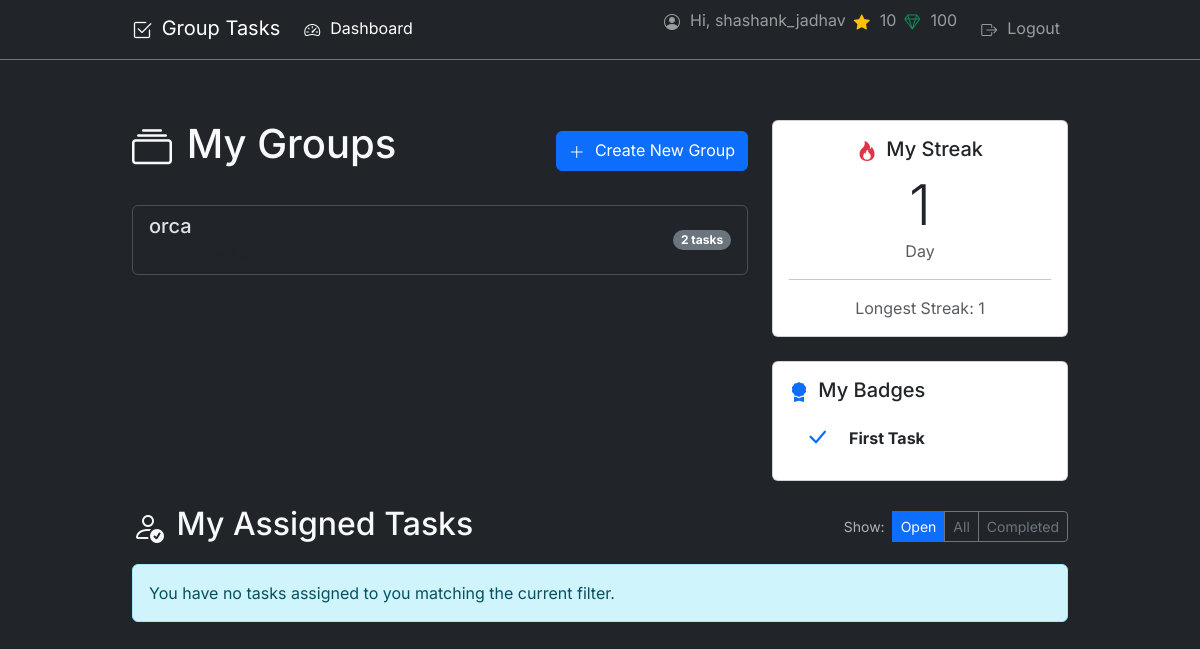
The page / (signed in) on the database its author committed.
### tasks/models.py (models this page shows, shortened)
class Profile(models.Model):
    user = models.OneToOneField(User, on_delete=models.CASCADE)
    coins = models.IntegerField(default=100)
    points = models.IntegerField(default=0)
    current_streak = models.IntegerField(default=0)
    longest_streak = models.IntegerField(default=0)
    last_completion_date = models.DateField(null=True, blank=True)
    badges = models.ManyToManyField(Badge, blank=True)

class Group(models.Model):
    name = models.CharField(max_length=100)
    description = models.TextField(blank=True, null=True)
    owner = models.ForeignKey(
        User,
        related_name='owned_groups',
        on_delete=models.CASCADE
    )
    members = models.ManyToManyField(
        User,
        related_name='task_groups'
    )
    created_at = models.DateTimeField(auto_now_add=True)

class Badge(models.Model):
    name = models.CharField(max_length=100, unique=True)
    description = models.TextField()
    icon_class = models.CharField(max_length=50, help_text="e.g., 'bi-star-fill'") # Bootstrap icon class

### tasks/views.py (the view)
# urls.py: path('', views.dashboard, name='dashboard'),
@login_required
def dashboard(request):
    user = request.user
    if not hasattr(user, 'profile'):
        Profile.objects.create(user=user)
    user_groups = Group.objects.filter(members=user).order_by('name')
    status_filter = request.GET.get('status', 'open')
    assigned_tasks_queryset = Task.objects.filter(
        assigned_to=user,
        group__in=user_groups
    )
    if status_filter == 'open':
        assigned_tasks_queryset = assigned_tasks_queryset.exclude(status=Task.STATUS_COMPLETE)
    elif status_filter == 'completed':
        assigned_tasks_queryset = assigned_tasks_queryset.filter(status=Task.STATUS_COMPLETE)
    if status_filter == 'completed':
         assigned_tasks_queryset = assigned_tasks_queryset.order_by('-updated_at')
    else:
        assigned_tasks_queryset = assigned_tasks_queryset.order_by(models.F('due_date').asc(nulls_last=True), 'created_at')
    user_badges = user.profile.badges.all()
    context = {
        'groups': user_groups,
        'assigned_tasks': assigned_tasks_queryset,
        'current_status_filter': status_filter,
        'user_badges': user_badges,
    }
    return render(request, 'tasks/dashboard.html', context)

### tasks/templates/tasks/dashboard.html (shortened to what this page needs)
{% extends "layout.html" %}
{% block content %}
<div class="row">
    <div class="col-md-8">
        <div class="d-flex justify-content-between align-items-center mb-4">
            <h1 class="text-light"><i class="bi bi-collection"></i> My Groups</h1>
            <a href="{% url 'tasks:group_create' %}" class="btn btn-primary"><i class="bi bi-plus-lg"></i> Create New Group</a>
        </div>
        {% if groups %}
            <div class="list-group mb-5">
                {% for group in groups %}
                    <a href="{% url 'tasks:group_detail' group.pk %}" class="list-group-item list-group-item-action d-flex justify-content-between align-items-center" data-bs-theme="light">
                        <div>
                            <h5 class="mb-1">{{ group.name }}</h5>
                            <small class="text-muted">Owner: {{ group.owner.username }}{% if group.owner == user %} (You){% endif %}</small>
                        </div>
                        <span class="badge bg-secondary rounded-pill">{{ group.tasks.count }} tasks</span>
                    </a>
                {% endfor %}
            </div>
        {% else %}
            <div class="alert alert-info" role="alert" data-bs-theme="light">
                You are not a member of any groups yet. Why not <a href="{% url 'tasks:group_create' %}" class="alert-link">create one</a>?
            </div>
        {% endif %}
    </div>
    <div class="col-md-4">
        <div class="card mb-4" data-bs-theme="light">
            <div class="card-body text-center">
                <h5 class="card-title text-dark"><i class="bi bi-fire text-danger"></i> My Streak</h5>
                <p class="card-text display-4 text-dark mb-0">
                    {{ user.profile.current_streak }}
                </p>
                <p class="card-text text-muted">
                    {% if user.profile.current_streak == 1 %}Day{% else %}Days{% endif %}
                </p>
                <hr>
                <p class="card-text text-muted mb-0">
                    Longest Streak: {{ user.profile.longest_streak }}
                </p>
            </div>
        </div>
        <div class="card mb-4" data-bs-theme="light">
            <div class="card-body">
                <h5 class="card-title text-dark"><i class="bi bi-award-fill text-primary"></i> My Badges</h5>
                {% if user_badges %}
                    <ul class="list-group list-group-flush">
                        {% for badge in user_badges %}
                            <li class="list-group-item d-flex align-items-center" title="{{ badge.description }}">
                                <i class="bi {{ badge.icon_class }} fs-4 text-primary"></i>
                                <span class="ms-3 text-dark fw-bold">{{ badge.name }}</span>
                            </li>
                        {% endfor %}
                    </ul>
                {% else %}
                    <p class="card-text text-muted">No badges earned yet. Keep working!</p>
                {% endif %}
            </div>
        </div>
    </div>
</div>
<div class="d-flex justify-content-between align-items-center mb-3 flex-wrap">
    <h2 class="text-light mb-0 me-3"><i class="bi bi-person-check"></i> My Assigned Tasks</h2>
    <div class="btn-group btn-group-sm mt-2 mt-md-0" role="group" aria-label="Task Filters">
        <span class="text-muted me-2 align-self-center"><small>Show:</small></span>
        <a href="?status=open"
            class="btn {% if current_status_filter == 'open' %}btn-primary{% else %}btn-outline-secondary{% endif %}">Open</a>
        <a href="?status=all"
            class="btn {% if current_status_filter == 'all' %}btn-primary{% else %}btn-outline-secondary{% endif %}">All</a>
        <a href="?status=completed"
            class="btn {% if current_status_filter == 'completed' %}btn-primary{% else %}btn-outline-secondary{% endif %}">Completed</a>
    </div>
</div>
{% if assigned_tasks %}
    <ul class="list-group">
        {% for task in assigned_tasks %}
            <li class="list-group-item d-flex justify-content-between align-items-center
                    {% if task.is_complete %}list-group-item-secondary text-decoration-line-through{% endif %}
                    {% if task.is_overdue %}border border-danger border-2{% endif %}"
                data-bs-theme="light">
                <div>
                    <a href="{% url 'tasks:group_detail' task.group.pk %}" class="text-decoration-none text-dark fw-bold">{{ task.title }}</a>
                    {% if task.is_overdue %}
                        <span class="badge bg-danger ms-2">Overdue</span>
                    {% endif %}
                    <small class="d-block text-muted">
                        In Group: {{ task.group.name }}
                        {% if task.due_date %}| Due: {{ task.due_date }}{% endif %}
                    </small>
                </div>
                {% if task.is_complete %}
                    <span class="badge bg-success rounded-pill"><i class="bi bi-check-circle-fill"></i> Completed</span>
                {% elif task.is_overdue %}
                    <span class="badge bg-danger rounded-pill"><i class="bi bi-exclamation-triangle-fill"></i> Overdue</span>
                {% elif task.status == 'pending' %}
                    <span class="badge bg-warning text-dark rounded-pill"><i class="bi bi-hourglass-split"></i> Pending Review</span>
                {% elif task.status == 'revision' %}
                    <span class="badge bg-danger rounded-pill"><i class="bi bi-exclamation-triangle-fill"></i> Needs Revision</span>
                {% else %}
                    <span class="badge bg-info rounded-pill"><i class="bi bi-play-circle-fill"></i> Open</span>
                {% endif %}
            </li>
        {% endfor %}
    </ul>
{% else %}
    <div class="alert alert-info mt-3" role="alert" data-bs-theme="light">
    You have no tasks assigned to you matching the current filter.
    </div>
{% endif %}
{% endblock %}

### templates/layout.html (shortened to what this page needs)
{% load static %}
<!DOCTYPE html>
<html lang="en" data-bs-theme="dark">
<head>
    <link href="https://cdn.jsdelivr.net/npm/bootstrap@5.3.2/dist/css/bootstrap.min.css" rel="stylesheet" xintegrity="sha384-T3c6CoIi6uLrA9TneNEoa7RxnatzjcDSCmG1MXxSR1GAsXEV/Dwwykc2MPK8M2HN">
    <link rel="stylesheet" href="https://cdn.jsdelivr.net/npm/bootstrap-icons@1.11.3/font/bootstrap-icons.min.css">
</head>
<body class="bg-dark text-light">
    <nav class="navbar navbar-expand-lg navbar-dark bg-dark border-bottom border-secondary fixed-top mb-4">
        <div class="container-fluid container">
        <a class="navbar-brand" href="{% if user.is_authenticated %}{% url 'tasks:dashboard' %}{% else %}{% url 'login' %}{% endif %}"><i class="bi bi-check2-square"></i> Group Tasks</a>
        <div class="collapse navbar-collapse" id="navbarSupportedContent">
        <ul class="navbar-nav me-auto mb-2 mb-lg-0">
            {% if user.is_authenticated %}
            <li class="nav-item">
            <a class="nav-link active" aria-current="page" href="{% url 'tasks:dashboard' %}"><i class="bi bi-speedometer2"></i> Dashboard</a>
            </li>
            {% endif %}
        </ul>
        <ul class="navbar-nav ms-auto mb-2 mb-lg-0">
            {% if user.is_authenticated %}
                <li class="nav-item">
                    <span class="navbar-text me-2">
                        <i class="bi bi-person-circle"></i> Hi, {{ user.username }}
                    </span>
                </li>
                <li class="nav-item">
                    <span class="navbar-text me-2" title="Points (for leaderboard)">
                        <i class="bi bi-star-fill text-warning"></i> {{ user.profile.points }}
                    </span>
                </li>
                <li class="nav-item">
                    <span class="navbar-text me-3" title="Coins (for pledges)">
                    <i class="bi bi-gem text-success"></i> {{ user.profile.coins }}
                    </span>
                </li>
                <li class="nav-item">
                    <a class="nav-link" href="{% url 'logout' %}"><i class="bi bi-box-arrow-right"></i> Logout</a>
                </li>
            {% endif %}
        </ul>
        </div>
    </div>
    </nav>
    <main class="container mt-5 pt-3">
        {% block content %}{% endblock %}
    </main>
</body>
</html>

### templates/layout.html (style rules this page uses)
body { font-family: 'Inter', sans-serif; padding-top: 56px; }
.container { max-width: 960px; }
.bi { vertical-align: -.125em; margin-right: 0.25rem; }
.btn .bi, .nav-link .bi { margin-right: 0.35rem; }
.navbar-text .bi { margin-right: 0.35rem; }

### rows shown on the page
Group: name "orca", tasks.count "2"
Badge: name "First Task"

### other values the page prints
{{ user.username }} "shashank_jadhav"
{{ user.profile.points }} "10"
{{ user.profile.coins }} "100"
{{ user.profile.current_streak }} "1"
{{ user.profile.longest_streak }} "1"
